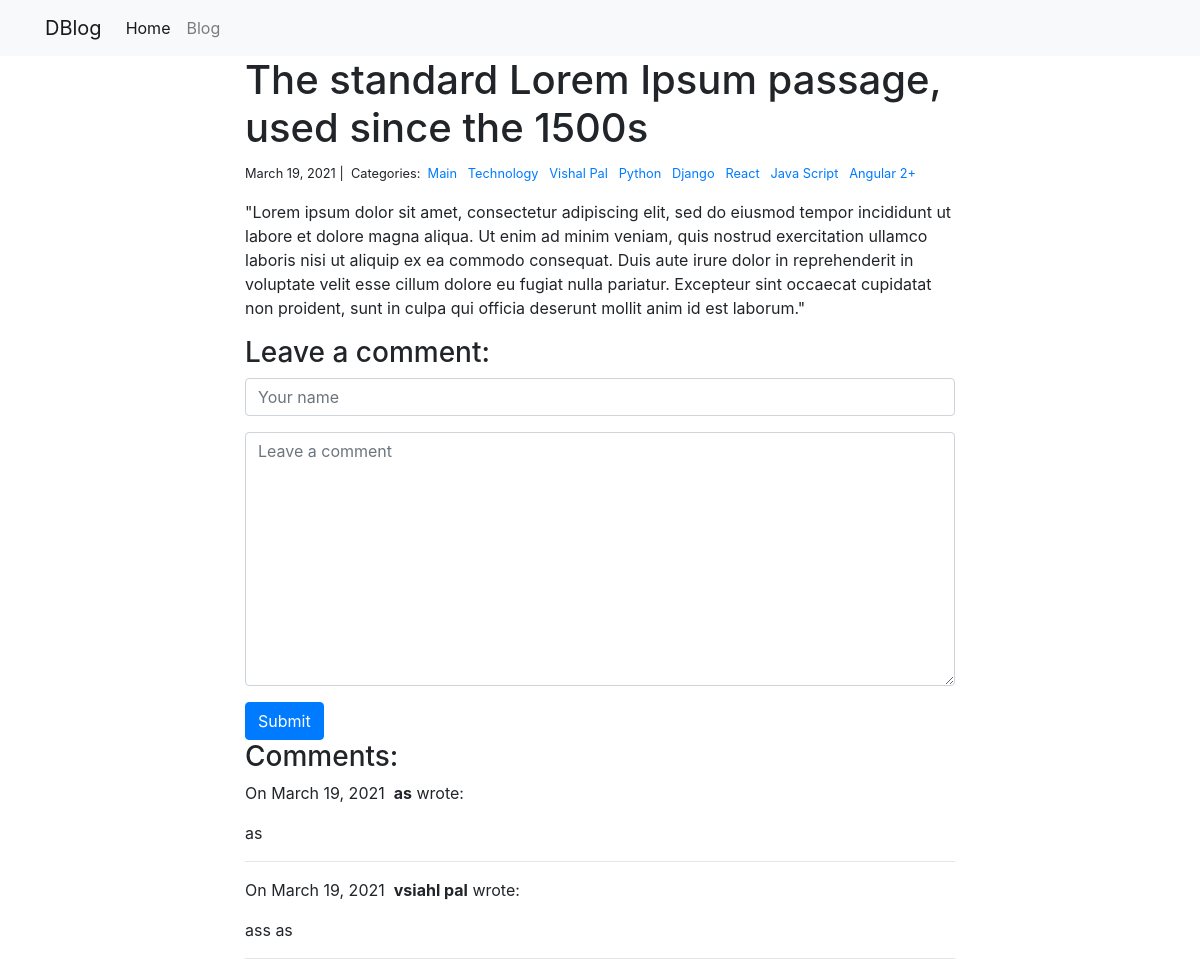
/blog/5/, run on the app's committed database.
### blog/models.py (models this page shows)
class Post(models.Model):
    title = models.CharField(max_length=255)
    body = models.TextField()
    created_on = models.DateTimeField(auto_now_add=True)
    last_modified = models.DateTimeField(auto_now=True)
    categories = models.ManyToManyField('Category', related_name="posts")

class Category(models.Model):
    name = models.CharField(max_length=30)

class Comment(models.Model):
    author = models.CharField(max_length=60)
    body = models.TextField()
    created_on = models.DateTimeField(auto_now_add=True)
    post = models.ForeignKey('Post', on_delete=models.CASCADE)

### blog/views.py (the view, shortened to what this page needs)
# urls.py: path("<int:pk>/", views.blog_detail, name="blog_detail"),
def blog_detail(request, pk):
    post = Post.objects.get(pk=pk)
    form = CommentForm()
    comments = Comment.objects.filter(post=post)
    context = {
        "post": post,
        "comments": comments,
        "form": form,
    }
    return render(request, 'blog_detail.html', context)

### blog/forms.py
class CommentForm(forms.Form):
    author = forms.CharField(
        max_length=60,
        widget=forms.TextInput(
            attrs={
                "class": "form-control",
                "placeholder": "Your name",
            }
        )
    )
    body = forms.CharField(
        widget=forms.Textarea(
            attrs= {
                "class": "form-control",
                "placeholder": "Leave a comment",
            }
        )
    )

### blog/templates/blog_detail.html (shortened to what this page needs)
{% extends "base.html" %}
{% block page_content %}
<div class="col-md-8 offset-md-2">
    <h1>{{ post.title }}</h1>
    <small>
        {{ post.created_on.date }} |&nbsp;
        Categories:&nbsp;
        {% for category in post.categories.all %}
        <a href="{% url 'blog_category' category.name %}">
            {{ category.name }}
        </a>&nbsp;
        {% endfor %}
    </small>
    <p>{{ post.body | linebreaks }}</p>
    <h3>Leave a comment:</h3>
    <form action="/blog/{{ post.pk }}/" method="post">
        <div class="form-group">
            {{ form.author }}
        </div>
        <div class="form-group">
            {{ form.body }}
        </div>
        <button type="submit" class="btn btn-primary">Submit</button>
    </form>
    <h3>Comments:</h3>
    {% for comment in comments %}
    <p>
        On {{comment.created_on.date }}&nbsp;
        <b>{{ comment.author }}</b> wrote:
    </p>
    <p>{{ comment.body }}</p>
    <hr>
    {% endfor %}
</div>
{% endblock %}

### data on the page
Post: title "The standard Lorem Ipsum passage, used since the 1500s", created_on "March 19, 2021", body "\"Lorem ipsum dolor sit amet, consectetur adipiscing elit, sed do eiusmod tempor incididunt ut labore et dolore magna aliqua. Ut enim ad minim veniam, quis nostrud exercitation ullamco laboris nisi ut aliquip ex ea commodo consequat. Duis aute irure dolor in reprehenderit in voluptate velit esse cillum dolore eu fugiat nulla pariatur. Excepteur sint occaecat cupidatat non proident, sunt in culpa qui officia deserunt mollit anim id est laborum.\""
Category: name "Main"
Category: name "Technology"
Category: name "Vishal Pal"
Category: name "Python"
Category: name "Django"
Category: name "React"
Category: name "Java Script"
Category: name "Angular 2+"
Comment: created_on "March 19, 2021", author "as", body "as"
Comment: created_on "March 19, 2021", author "vsiahl pal", body "ass as"
